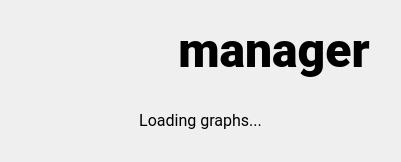
<?xml version="1.0" encoding="UTF-8"?>
<ui version="4.0">
 <class>Form</class>
 <widget class="QWidget" name="Form">
  <property name="geometry">
   <rect>
    <x>0</x>
    <y>0</y>
    <width>401</width>
    <height>162</height>
   </rect>
  </property>
  <property name="minimumSize">
   <size>
    <width>401</width>
    <height>162</height>
   </size>
  </property>
  <property name="maximumSize">
   <size>
    <width>401</width>
    <height>162</height>
   </size>
  </property>
  <property name="windowTitle">
   <string>Form</string>
  </property>
  <widget class="QWidget" name="layoutWidget">
   <property name="geometry">
    <rect>
     <x>30</x>
     <y>10</y>
     <width>341</width>
     <height>131</height>
    </rect>
   </property>
   <layout class="QVBoxLayout" name="verticalLayout">
    <item>
     <layout class="QHBoxLayout" name="horizontalLayout">
      <item>
       <widget class="QLabel" name="label_3">
        <property name="sizePolicy">
         <sizepolicy hsizetype="MinimumExpanding" vsizetype="Maximum">
          <horstretch>0</horstretch>
          <verstretch>0</verstretch>
         </sizepolicy>
        </property>
        <property name="minimumSize">
         <size>
          <width>0</width>
          <height>0</height>
         </size>
        </property>
        <property name="maximumSize">
         <size>
          <width>141</width>
          <height>51</height>
         </size>
        </property>
        <property name="text">
         <string/>
        </property>
        <property name="pixmap">
         <pixmap>../icons/logo.png</pixmap>
        </property>
        <property name="scaledContents">
         <bool>true</bool>
        </property>
        <property name="alignment">
         <set>Qt::AlignCenter</set>
        </property>
       </widget>
      </item>
      <item>
       <widget class="QLabel" name="label_4">
        <property name="sizePolicy">
         <sizepolicy hsizetype="Preferred" vsizetype="Maximum">
          <horstretch>0</horstretch>
          <verstretch>0</verstretch>
         </sizepolicy>
        </property>
        <property name="font">
         <font>
          <family>Roboto Black</family>
          <pointsize>36</pointsize>
          <bold>true</bold>
         </font>
        </property>
        <property name="styleSheet">
         <string notr="true">padding-bottom:1px;</string>
        </property>
        <property name="text">
         <string>manager</string>
        </property>
        <property name="scaledContents">
         <bool>true</bool>
        </property>
        <property name="alignment">
         <set>Qt::AlignHCenter|Qt::AlignTop</set>
        </property>
        <property name="margin">
         <number>0</number>
        </property>
       </widget>
      </item>
     </layout>
    </item>
    <item>
     <widget class="QLabel" name="label_2">
      <property name="font">
       <font>
        <family>Roboto</family>
        <pointsize>12</pointsize>
       </font>
      </property>
      <property name="frameShadow">
       <enum>QFrame::Sunken</enum>
      </property>
      <property name="text">
       <string>Loading graphs...</string>
      </property>
      <property name="alignment">
       <set>Qt::AlignCenter</set>
      </property>
     </widget>
    </item>
   </layout>
  </widget>
 </widget>
 <resources/>
 <connections/>
</ui>
